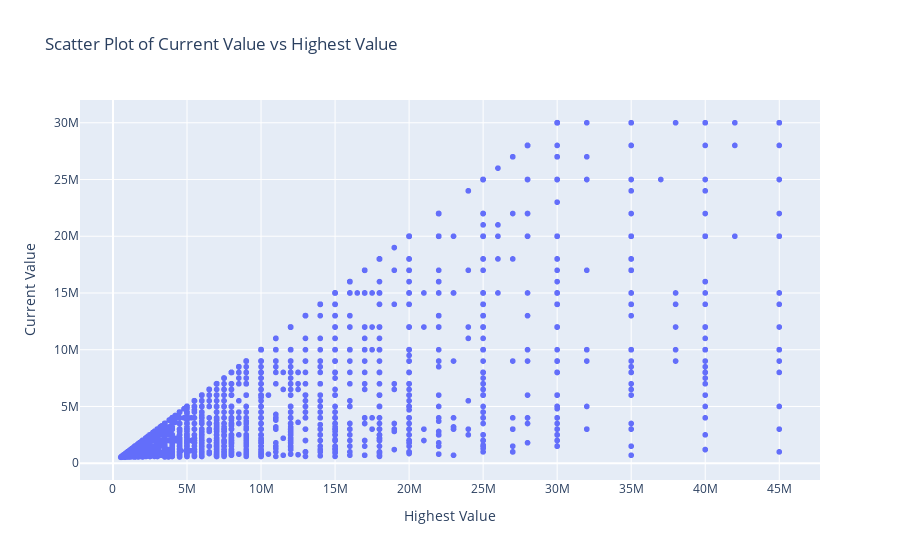

Notebook cell for this chart:
### Markdown cell above
### This plot shows a strong relationship between the current value and the highest value, as well as a clustering of points at lower values.

### Code cell
# scatter to show relation between highest_value and current_value
fig = px.scatter(player, x='highest_value', y='current_value', 
                 title='Scatter Plot of Current Value vs Highest Value',
                 labels={'highest_value': 'Highest Value', 'current_value': 'Current Value'})
fig.show()

### Figure 1 — Plotly figure (JSON) as saved in the notebook; plotly's stock layout.template omitted (floating-point values rounded to 4 significant figures; data arrays with more than 128 entries replaced by an {"elided": "..."} marker saying what was removed)
{"data": [{"hovertemplate": "Highest Value=%{x}<br>Current Value=%{y}<extra></extra>", "legendgroup": "", "marker": {"color": "#636efa", "symbol": "circle"}, "mode": "markers", "name": "", "showlegend": false, "type": "scattergl", "x": {"elided": "5500 int values"}, "xaxis": "x", "y": {"elided": "5500 int values"}, "yaxis": "y"}], "layout": {"legend": {"tracegroupgap": 0}, "title": {"text": "Scatter Plot of Current Value vs Highest Value"}, "xaxis": {"anchor": "y", "domain": [0, 1], "title": {"text": "Highest Value"}}, "yaxis": {"anchor": "x", "domain": [0, 1], "title": {"text": "Current Value"}}}}
